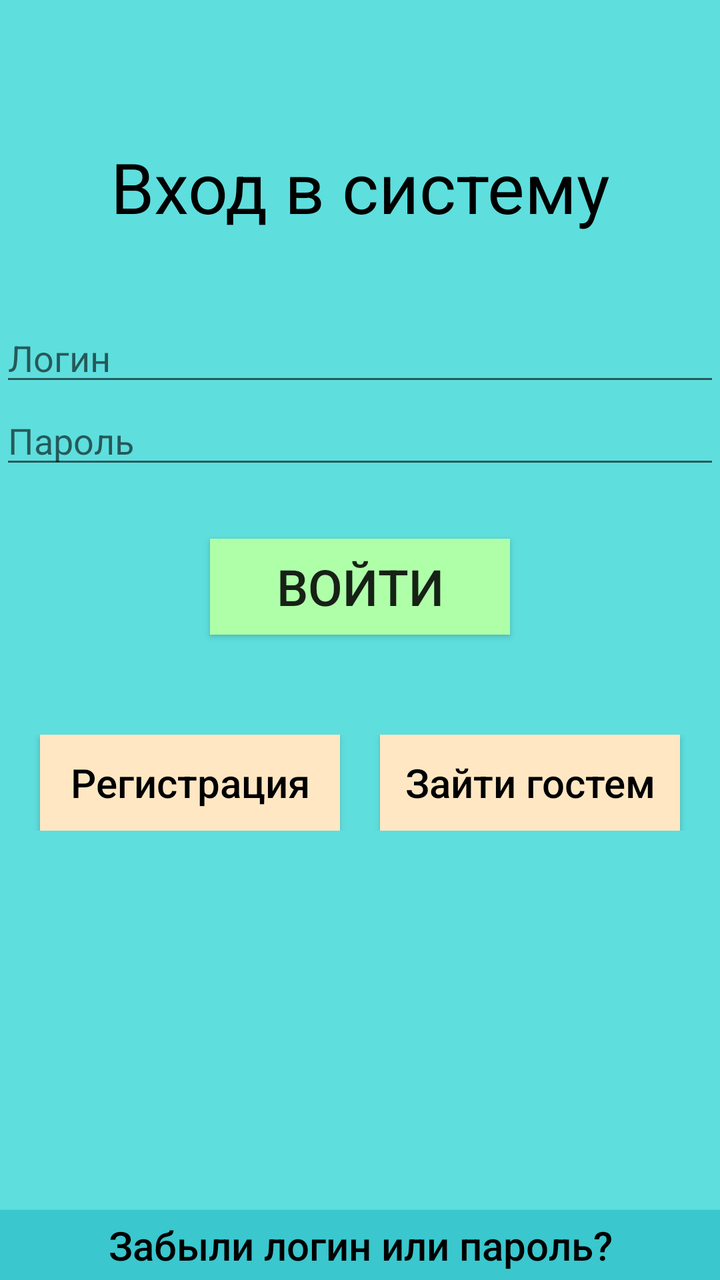
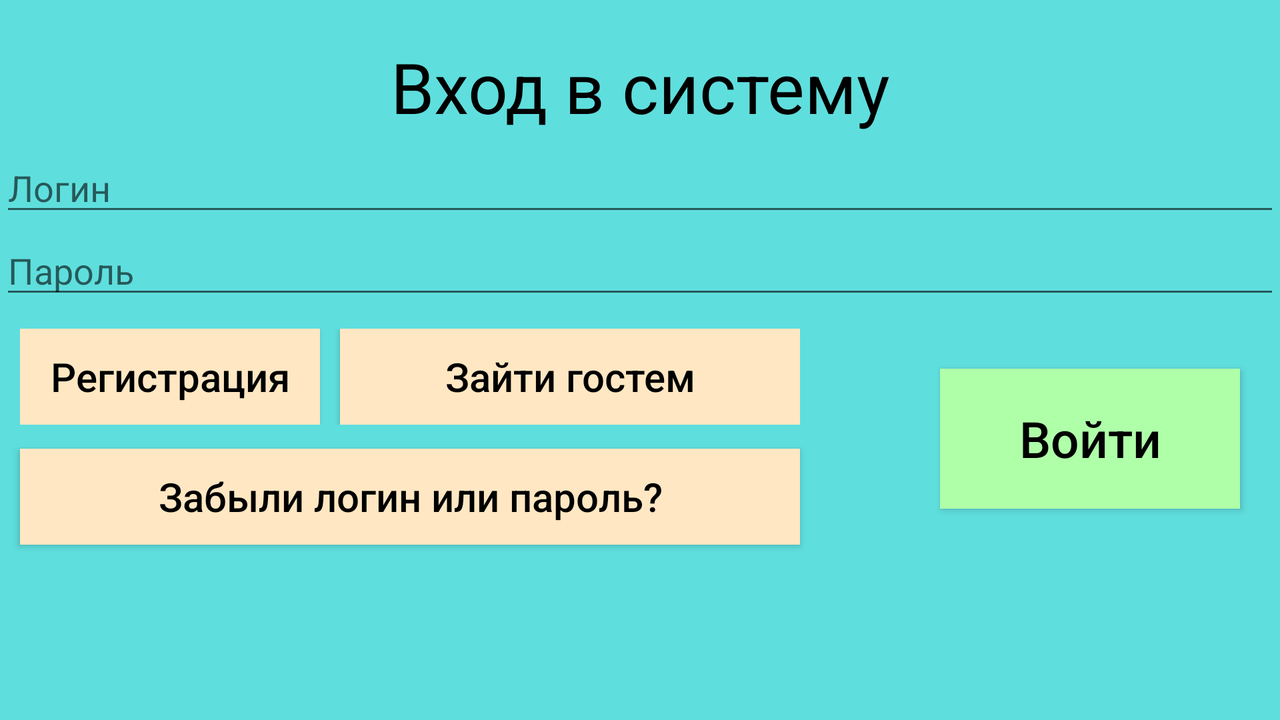

An Android layout and its configuration variant, each rendered on a device that would load it. The default file and the variant file are quoted in full after the pictures.
<!-- AndroidManifest.xml: application theme AppTheme -->
<!-- res/layout/activity_password.xml -->
<?xml version="1.0" encoding="utf-8"?>
<android.support.constraint.ConstraintLayout
    xmlns:android="http://schemas.android.com/apk/res/android"
    xmlns:app="http://schemas.android.com/apk/res-auto"
    xmlns:tools="http://schemas.android.com/tools"
    android:layout_width="match_parent"
    android:layout_height="match_parent"
    android:background="@color/background"
    tools:context="com.android.clinic.PasswordActivity">

    <TextView
        android:id="@+id/get_into"
        android:layout_width="match_parent"
        android:layout_height="wrap_content"
        android:gravity="center"
        android:hint="@string/get_into_system"
        android:paddingBottom="30dp"
        android:paddingTop="70dp"
        android:textColorHint="@color/colorDark"
        android:textSize="35dp"/>

    <EditText
        android:id="@+id/login"
        android:layout_width="match_parent"
        android:layout_height="wrap_content"
        android:hint="@string/login"
        android:paddingTop="20dp"
        android:singleLine="true"
        app:layout_constraintTop_toBottomOf="@id/get_into"/>

    <EditText
        android:id="@+id/password"
        android:layout_width="match_parent"
        android:layout_height="wrap_content"
        android:hint="@string/password"
        android:singleLine="true"
        app:layout_constraintTop_toBottomOf="@+id/login"/>


    <Button
        android:id="@+id/into"
        android:layout_width="150dp"
        android:layout_height="wrap_content"
        android:layout_marginTop="30dp"
        android:background="#AFFFA9"
        android:text="@string/get_into"
        android:textColorHint="@color/colorDark"
        android:textSize="25dp"
        app:layout_constraintLeft_toLeftOf="parent"
        app:layout_constraintRight_toRightOf="parent"
        app:layout_constraintTop_toBottomOf="@id/password"/>

    <LinearLayout
        android:layout_width="match_parent"
        android:layout_height="wrap_content"
        android:foregroundGravity="center"
        android:gravity="center"
        android:layout_marginTop="50dp"
        android:id="@+id/layoutRegAndGuest"
        app:layout_constraintTop_toBottomOf="@id/into">

        <Button
            android:id="@+id/registration"
            android:layout_width="150dp"
            android:layout_height="wrap_content"
            android:background="@color/color2"
            android:hint="@string/registration"
            android:textColorHint="@color/colorDark"
            android:textSize="20dp"
            app:layout_constraintLeft_toLeftOf="parent"
            app:layout_constraintRight_toRightOf="parent"
            app:layout_constraintTop_toBottomOf="@+id/password"/>

        <Button
            android:id="@+id/continue_button"
            android:layout_width="150dp"
            android:layout_height="wrap_content"
            android:layout_marginLeft="20dp"
            android:background="@color/color2"
            android:hint="@string/continue_guest"
            android:textColorHint="@color/colorDark"
            android:textSize="20dp"
            app:layout_constraintBottom_toBottomOf="parent"
            app:layout_constraintLeft_toLeftOf="parent"
            app:layout_constraintRight_toRightOf="parent"
            />
    </LinearLayout>

    <Button
        android:id="@+id/if_forget_password"
        android:layout_width="match_parent"
        android:layout_height="35dp"
        android:layout_marginTop="20dp"
        android:background="#3AC7CE"
        android:hint="@string/forget"
        android:textColorHint="@color/colorDark"
        android:textSize="20dp"
        app:layout_constraintBottom_toBottomOf="parent"
        app:layout_constraintTop_toBottomOf="@id/layoutRegAndGuest"
        app:layout_constraintVertical_bias="1.0"/>

</android.support.constraint.ConstraintLayout>
<!-- resources referenced by this layout -->
<resources>
  <color name="background">#5FDEDE</color>
  <color name="color2">#FFE7C3</color>
  <color name="colorDark">#000000</color>
  <string name="continue_guest">Зайти гостем</string>
  <string name="forget">Забыли логин или пароль?</string>
  <string name="get_into">Войти</string>
  <string name="get_into_system">Вход в систему</string>
  <string name="login">Логин</string>
  <string name="password">Пароль</string>
  <string name="registration">Регистрация</string>
  <style name="AppTheme" parent="Theme.AppCompat.Light.DarkActionBar">
          
          <item name="colorPrimary">@color/colorPrimary</item>
          <item name="colorPrimaryDark">@color/colorPrimaryDark</item>
          <item name="colorAccent">@color/colorAccent</item>
      </style>
  <color name="colorPrimary">#3F51B5</color>
  <color name="colorPrimaryDark">#303F9F</color>
  <color name="colorAccent">#FF4081</color>
</resources>
<!-- res/layout-land/activity_password.xml (the repository's variant of the layout above) -->
<!-- drawn on the phone turned sideways -->
<?xml version="1.0" encoding="utf-8"?>
<android.support.constraint.ConstraintLayout
    xmlns:android="http://schemas.android.com/apk/res/android"
    xmlns:app="http://schemas.android.com/apk/res-auto"
    xmlns:tools="http://schemas.android.com/tools"
    android:layout_width="match_parent"
    android:layout_height="match_parent"
    android:background="@color/background"
    tools:context="com.android.clinic.PasswordActivity">

    <TextView
        android:id="@+id/get_into"
        android:layout_width="match_parent"
        android:layout_height="wrap_content"
        android:gravity="center"
        android:hint="@string/get_into_system"
        android:paddingTop="20dp"
        android:textColorHint="@color/colorDark"
        android:textSize="35dp"/>

    <EditText
        android:id="@+id/login"
        android:layout_width="match_parent"
        android:layout_height="wrap_content"
        android:hint="@string/login"
        android:paddingTop="15dp"
        android:singleLine="true"
        app:layout_constraintTop_toBottomOf="@id/get_into"/>

    <EditText
        android:id="@+id/password"
        android:layout_width="match_parent"
        android:layout_height="wrap_content"
        android:hint="@string/password"
        android:singleLine="true"
        app:layout_constraintTop_toBottomOf="@+id/login"/>

    <LinearLayout
        android:layout_width="wrap_content"
        android:layout_height="wrap_content"
        android:layout_marginTop="10dp"
        android:foregroundGravity="center"
        android:paddingLeft="10dp"
        app:layout_constraintTop_toBottomOf="@id/password">

        <Button
            android:id="@+id/registration"
            android:layout_width="150dp"
            android:layout_height="wrap_content"
            android:layout_marginTop="0dp"
            android:background="@color/color2"
            android:hint="@string/registration"
            android:textColorHint="@color/colorDark"
            android:textSize="20dp"
            app:layout_constraintLeft_toLeftOf="parent"
            app:layout_constraintRight_toRightOf="parent"
            app:layout_constraintTop_toBottomOf="@+id/password"/>

        <Button
            android:id="@+id/continue_button"
            android:layout_width="230dp"
            android:layout_height="wrap_content"
            android:layout_marginBottom="0dp"
            android:layout_marginLeft="10dp"
            android:background="@color/color2"
            android:hint="@string/continue_guest"
            android:textColorHint="@color/colorDark"
            android:textSize="20dp"
            app:layout_constraintLeft_toLeftOf="parent"
            app:layout_constraintRight_toRightOf="parent"
            />

    </LinearLayout>

    <Button
        android:id="@+id/if_forget_password"
        android:layout_width="390dp"
        android:layout_height="wrap_content"
        android:layout_marginLeft="10dp"
        android:layout_marginTop="70dp"
        android:background="@color/color2"
        android:hint="@string/forget"
        android:textColorHint="@color/colorDark"
        android:textSize="20dp"
        app:layout_constraintLeft_toLeftOf="parent"
        app:layout_constraintTop_toBottomOf="@id/password"
        />

    <Button
        android:id="@+id/into"
        android:layout_width="150dp"
        android:layout_height="70dp"
        android:layout_marginRight="20dp"
        android:layout_marginTop="30dp"
        android:background="#AFFFA9"
        android:hint="@string/get_into"
        android:textColorHint="@color/colorDark"
        android:textSize="25dp"
        app:layout_constraintRight_toRightOf="parent"
        app:layout_constraintTop_toBottomOf="@id/password"/>

</android.support.constraint.ConstraintLayout>
